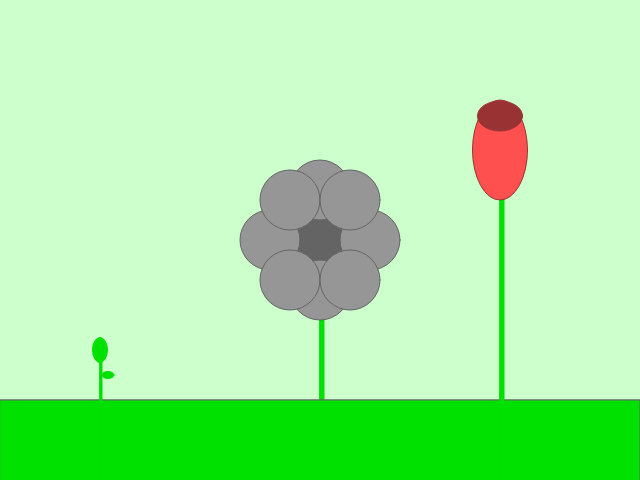
Frame 1 (no input)
Frame 60 (no input): identical to frame 1, image omitted
Frame 120 (the mouse pressed at the canvas centre since frame 60): identical to frame 1, image omitted

The p5.js sketch that drew this single still picture (run headless with seeded random() and noise() and a simulated clock; from frame 60 on, the mouse is pressed at the canvas centre):

// p5.js sketch
// ── sketch.js


function circle(x,y,diameter){
  ellipse(x,y,diameter,diameter);
}
function square(x,y, side) {
  rect(x,y,side,side);
  
}
function setup() {
createCanvas(640,480)
background(204, 255, 204);
stroke(0,225,0);
  fill(0,225,0);
  rect(320,300,4,500);
fill(100,100,100);
stroke(100,100,100);
  circle(320,240,50);
  fill(150,150,150);
  circle(320,190,60);
  circle(320,290,60);
  circle(270,240,60);
  circle(370,240,60);
  circle(290,200,60);
  circle(290,280,60);
  circle(350,200,60);
  circle(350,280,60);

  line(0,400,640,400);
  fill(0,225,0);
  rect(0,400,640,170);
  stroke(0,225,0);
  fill(0,225,0);
  rect(100,350,2,500);
  ellipse(100,350,15,25);
  ellipse(108,375,12,7);
   rect(500,150,4,500);
   fill(255, 80, 80);
   stroke(153, 51, 51);
   ellipse(500,150, 55,100);
   fill(153, 51, 51);
   ellipse(500,116,45,30);
  
}

function draw() {
  
}
